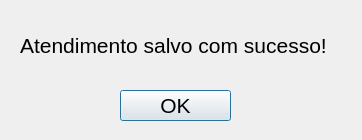
<?xml version="1.0" encoding="UTF-8"?>
<ui version="4.0">
 <class>ConfirmacaoAtendimento</class>
 <widget class="QDialog" name="ConfirmacaoAtendimento">
  <property name="geometry">
   <rect>
    <x>0</x>
    <y>0</y>
    <width>362</width>
    <height>140</height>
   </rect>
  </property>
  <property name="minimumSize">
   <size>
    <width>362</width>
    <height>140</height>
   </size>
  </property>
  <property name="maximumSize">
   <size>
    <width>362</width>
    <height>140</height>
   </size>
  </property>
  <property name="windowTitle">
   <string>Dialog</string>
  </property>
  <widget class="QLabel" name="confirmacaoIdentificacaoLabel">
   <property name="geometry">
    <rect>
     <x>20</x>
     <y>10</y>
     <width>321</width>
     <height>71</height>
    </rect>
   </property>
   <property name="font">
    <font>
     <family>Arial</family>
     <pointsize>16</pointsize>
    </font>
   </property>
   <property name="contextMenuPolicy">
    <enum>Qt::DefaultContextMenu</enum>
   </property>
   <property name="text">
    <string>Atendimento salvo com sucesso!</string>
   </property>
   <property name="scaledContents">
    <bool>false</bool>
   </property>
   <property name="wordWrap">
    <bool>true</bool>
   </property>
  </widget>
  <widget class="QPushButton" name="confirmacaoAtendimentoBotao">
   <property name="geometry">
    <rect>
     <x>120</x>
     <y>90</y>
     <width>111</width>
     <height>31</height>
    </rect>
   </property>
   <property name="font">
    <font>
     <family>Arial</family>
     <pointsize>16</pointsize>
    </font>
   </property>
   <property name="text">
    <string>OK</string>
   </property>
  </widget>
 </widget>
 <resources/>
 <connections/>
</ui>
